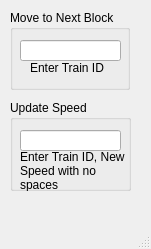
<?xml version="1.0" encoding="UTF-8"?>
<ui version="4.0">
 <class>TrainModel</class>
 <widget class="QMainWindow" name="TrainModel">
  <property name="geometry">
   <rect>
    <x>0</x>
    <y>0</y>
    <width>151</width>
    <height>249</height>
   </rect>
  </property>
  <property name="windowTitle">
   <string>MainWindow</string>
  </property>
  <widget class="QWidget" name="centralwidget">
   <widget class="QGroupBox" name="moveTrain">
    <property name="geometry">
     <rect>
      <x>10</x>
      <y>10</y>
      <width>120</width>
      <height>80</height>
     </rect>
    </property>
    <property name="title">
     <string>Move to Next Block</string>
    </property>
    <widget class="QLabel" name="moveLabel">
     <property name="geometry">
      <rect>
       <x>20</x>
       <y>50</y>
       <width>81</width>
       <height>16</height>
      </rect>
     </property>
     <property name="text">
      <string>Enter Train ID</string>
     </property>
    </widget>
    <widget class="QLineEdit" name="moveEdit">
     <property name="geometry">
      <rect>
       <x>10</x>
       <y>30</y>
       <width>101</width>
       <height>21</height>
      </rect>
     </property>
    </widget>
   </widget>
   <widget class="QGroupBox" name="updateSpeed">
    <property name="geometry">
     <rect>
      <x>10</x>
      <y>100</y>
      <width>121</width>
      <height>91</height>
     </rect>
    </property>
    <property name="title">
     <string>Update Speed</string>
    </property>
    <widget class="QLabel" name="speedLabel">
     <property name="geometry">
      <rect>
       <x>10</x>
       <y>50</y>
       <width>111</width>
       <height>41</height>
      </rect>
     </property>
     <property name="text">
      <string>Enter Train ID, New Speed with no spaces</string>
     </property>
     <property name="wordWrap">
      <bool>true</bool>
     </property>
    </widget>
    <widget class="QLineEdit" name="speedEdit">
     <property name="geometry">
      <rect>
       <x>10</x>
       <y>30</y>
       <width>101</width>
       <height>21</height>
      </rect>
     </property>
    </widget>
   </widget>
  </widget>
  <widget class="QMenuBar" name="menubar">
   <property name="geometry">
    <rect>
     <x>0</x>
     <y>0</y>
     <width>151</width>
     <height>21</height>
    </rect>
   </property>
  </widget>
  <widget class="QStatusBar" name="statusbar"/>
 </widget>
 <resources/>
 <connections/>
</ui>
